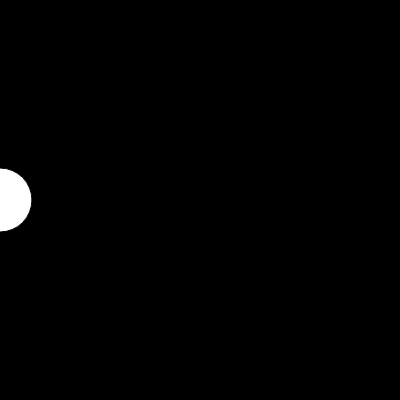
Frame 1 (no input)
Frame 60 (no input): identical to frame 1, image omitted
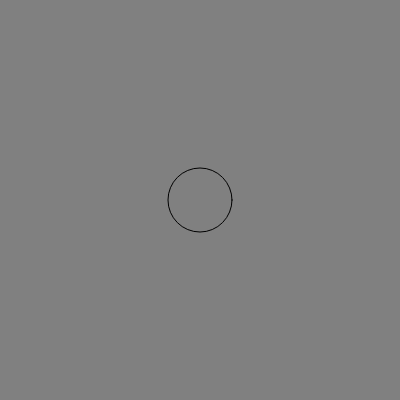
Frame 120 (the mouse pressed at the canvas centre since frame 60)

The p5.js sketch that drew these frames (run headless with seeded random() and noise() and a simulated clock; from frame 60 on, the mouse is pressed at the canvas centre):

// p5.js sketch
// ── sketch.js
let col = 0;

function setup() {
  createCanvas(400, 400);
}

function draw() {
  col = map(mouseX,0,width,0,255);
  background(col);
  fill(255-col);
  ellipse(mouseX,height/2,64,64);
}
